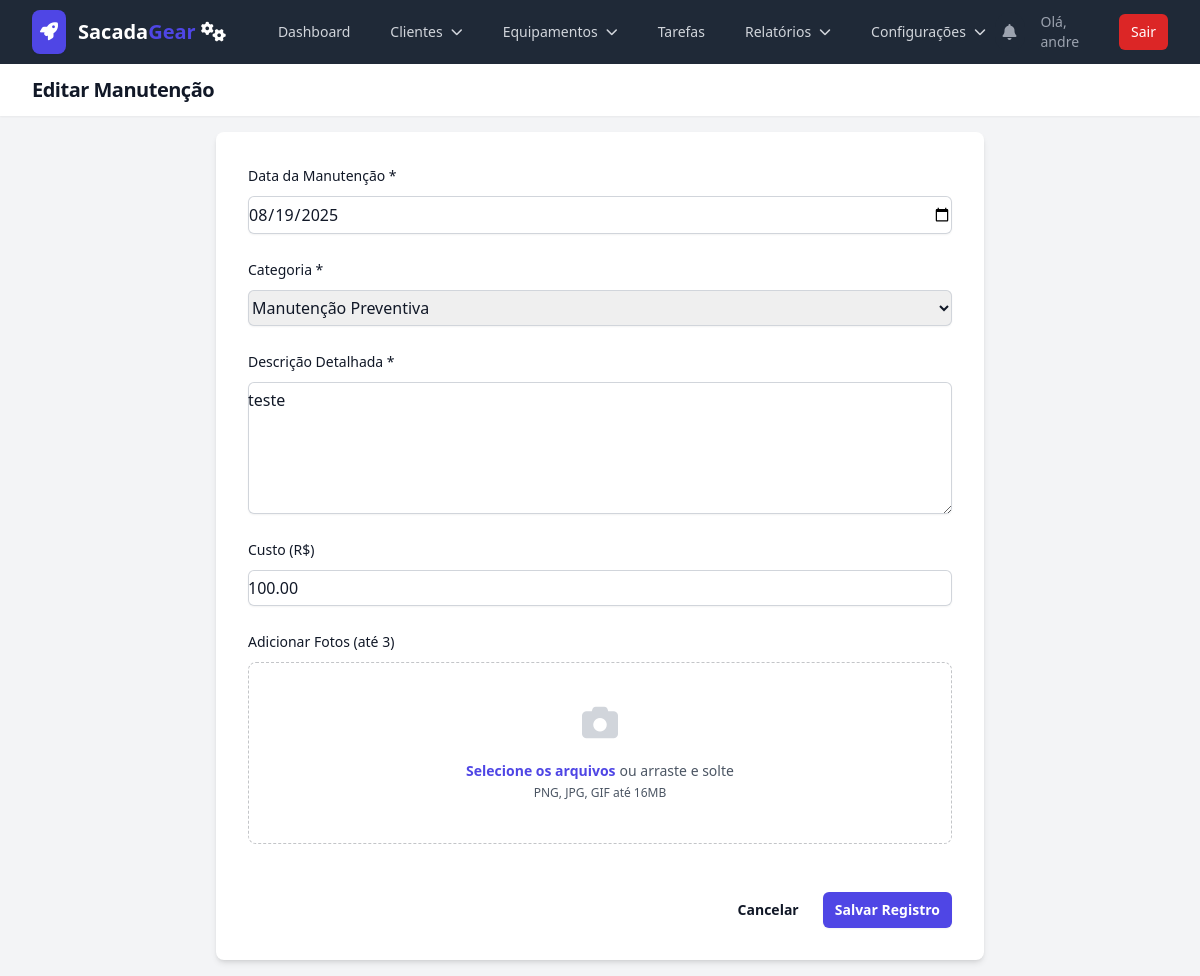
The page /history/edit/3 (signed in) on the database its author committed.
### models.py (models this page shows, shortened)
class User(UserMixin, db.Model):
    id = db.Column(db.Integer, primary_key=True)
    username = db.Column(db.String(80), unique=True, nullable=False)
    password_hash = db.Column(db.String(200), nullable=False)
    role = db.Column(db.String(20), nullable=False, default='technician')
    is_active = db.Column(db.Boolean, default=False, nullable=False)
    equipments = db.relationship('Equipment', backref='operator', lazy=True)
    maintenance_records = db.relationship('MaintenanceHistory', backref='technician', lazy=True)
    created_tasks = db.relationship('Task', back_populates='creator', foreign_keys='Task.creator_id')

class MaintenanceHistory(db.Model):
    id = db.Column(db.Integer, primary_key=True)
    maintenance_date = db.Column(db.Date, nullable=False, default=datetime.utcnow)
    category = db.Column(db.String(50), nullable=False)
    description = db.Column(db.Text, nullable=False)
    equipment_id = db.Column(db.Integer, db.ForeignKey('equipment.id'), nullable=False)
    technician_id = db.Column(db.Integer, db.ForeignKey('user.id'), nullable=False)
    cost = db.Column(db.Numeric(10, 2), nullable=True)
    images = db.relationship('MaintenanceImage', backref='maintenance_record', lazy=True, cascade="all, delete-orphan")

### app.py (the view, shortened to what this page needs)
    @app.route('/history/edit/<int:history_id>', methods=['GET', 'POST'])
    @login_required
    def edit_maintenance(history_id):
        history_record = db.session.get(MaintenanceHistory, history_id)
        if not history_record:
            abort(404)
        if current_user.role != 'admin' and history_record.technician_id != current_user.id:
            abort(403)
        return render_template('maintenance_form.html', title="Editar Manutenção", equipment=history_record.equipment, categories=MAINTENANCE_CATEGORIES, history_record=history_record)

### templates/maintenance_form.html (shortened to what this page needs)
{% extends "base.html" %}
{% block header %}{{ title or 'Registrar Manutenção' }}{% endblock %}
{% block content %}
<div class="bg-white p-6 sm:p-8 rounded-lg shadow-md max-w-3xl mx-auto">
    <form method="POST" enctype="multipart/form-data">
        <div class="space-y-6">
            <div>
                <label for="maintenance_date" class="block text-sm font-medium leading-6 text-gray-900">Data da Manutenção *</label>
                <div class="mt-2">
                    <input type="date" name="maintenance_date" id="maintenance_date" value="{{ (history_record.maintenance_date if history_record else now).strftime('%Y-%m-%d') }}" required class="block w-full rounded-md border-0 py-1.5 text-gray-900 shadow-sm ring-1 ring-inset ring-gray-300">
                </div>
            </div>
            <div>
                <label for="category" class="block text-sm font-medium leading-6 text-gray-900">Categoria *</label>
                <div class="mt-2">
                    <select id="category" name="category" required class="block w-full rounded-md border-0 py-1.5 text-gray-900 shadow-sm ring-1 ring-inset ring-gray-300">
                        {% for cat in categories %}
                        <option value="{{ cat }}" {% if history_record and history_record.category == cat %}selected{% endif %}>{{ cat }}</option>
                        {% endfor %}
                    </select>
                </div>
            </div>
            <div>
                <label for="description" class="block text-sm font-medium leading-6 text-gray-900">Descrição Detalhada *</label>
                <div class="mt-2">
                    <textarea id="description" name="description" rows="5" required class="block w-full rounded-md border-0 py-1.5 text-gray-900 shadow-sm ring-1 ring-inset ring-gray-300" placeholder="Descreva o serviço realizado...">{{ history_record.description if history_record else '' }}</textarea>
                </div>
            </div>
            <div>
                <label for="cost" class="block text-sm font-medium leading-6 text-gray-900">Custo (R$)</label>
                <div class="mt-2">
                    <input type="text" name="cost" id="cost" value="{{ history_record.cost if history_record and history_record.cost is not none else '' }}" class="block w-full rounded-md border-0 py-1.5 text-gray-900 shadow-sm ring-1 ring-inset ring-gray-300" placeholder="Ex: 150.50">
                </div>
            </div>
            <div>
                <label class="block text-sm font-medium leading-6 text-gray-900">Adicionar Fotos (até 3)</label>
                <div class="mt-2 flex justify-center rounded-lg border border-dashed border-gray-900/25 px-6 py-10">
                    <div class="text-center">
                        <i class="fas fa-camera text-4xl text-gray-300"></i>
                        <div class="mt-4 flex text-sm leading-6 text-gray-600">
                            <label for="photos" class="relative cursor-pointer rounded-md bg-white font-semibold text-indigo-600 focus-within:outline-none focus-within:ring-2 focus-within:ring-indigo-600 focus-within:ring-offset-2 hover:text-indigo-500">
                                <span>Selecione os arquivos</span>
                            </label>
                            <p class="pl-1">ou arraste e solte</p>
                        </div>
                        <p class="text-xs leading-5 text-gray-600">PNG, JPG, GIF até 16MB</p>
                    </div>
                </div>
            </div>
        </div>
        <div class="mt-8 flex items-center justify-end gap-x-6">
            <a href="{{ url_for('equipment_history', equipment_id=equipment.id) }}" class="text-sm font-semibold leading-6 text-gray-900">Cancelar</a>
            <button type="submit" class="rounded-md bg-indigo-600 px-3 py-2 text-sm font-semibold text-white shadow-sm hover:bg-indigo-500">Salvar Registro</button>
        </div>
    </form>
</div>
{% endblock %}

### templates/base.html (shortened to what this page needs)
<!DOCTYPE html>
<html lang="pt-br" class="h-full bg-gray-100">
<head>
    <script src="https://cdn.tailwindcss.com"></script>
    <link rel="stylesheet" href="https://rsms.me/inter/inter.css">
    <link rel="stylesheet" href="https://cdnjs.cloudflare.com/ajax/libs/font-awesome/6.5.2/css/all.min.css">
</head>
<body class="h-full">
    <div class="min-h-full">
        <nav class="bg-gray-800" x-data="{ mobileMenuOpen: false }">
            <div class="mx-auto max-w-7xl px-4 sm:px-6 lg:px-8">
                <div class="flex h-16 items-center justify-between">
                    <div class="flex items-center">
                        <div class="flex-shrink-0">
                           <a href="{{ url_for('dashboard') if current_user.is_authenticated else url_for('login') }}" class="flex items-center space-x-3 rtl:space-x-reverse">
                               <div class="bg-primary-600 text-white p-2 rounded-lg shadow-sm"><i class="fas fa-rocket text-lg"></i></div>
                               <span class="text-xl font-bold text-white">Sacada<span class="text-primary-600">Gear</span> <i class="fa-solid fa-gears"></i></span>
                           </a>
                        </div>
                        <div class="hidden md:block">
                            <div class="ml-10 flex items-baseline space-x-4">
                                {% if current_user.is_authenticated %}
                                    <a href="{{ url_for('dashboard') }}" class="{% if request.endpoint == 'dashboard' %}bg-gray-900 text-white{% else %}text-gray-300 hover:bg-gray-700 hover:text-white{% endif %} rounded-md px-3 py-2 text-sm font-medium">Dashboard</a>
                                    {% if current_user.role == 'admin' %}
                                    <div x-data="{ open: false }" class="relative">
                                        <button @click="open = !open" @click.away="open = false" class="{% if request.endpoint in ['client_list', 'new_client', 'edit_client', 'archived_clients'] %}bg-gray-900 text-white{% else %}text-gray-300 hover:bg-gray-700 hover:text-white{% endif %} rounded-md px-3 py-2 text-sm font-medium flex items-center">
                                            <span>Clientes</span><i class="fas fa-chevron-down ml-2 text-xs"></i>
                                        </button>
                                    </div>
                                    <div x-data="{ open: false }" class="relative">
                                        <button @click="open = !open" @click.away="open = false" class="{% if request.endpoint in ['equipment_list', 'new_equipment', 'edit_equipment', 'archived_list'] %}bg-gray-900 text-white{% else %}text-gray-300 hover:bg-gray-700 hover:text-white{% endif %} rounded-md px-3 py-2 text-sm font-medium flex items-center">
                                            <span>Equipamentos</span><i class="fas fa-chevron-down ml-2 text-xs"></i>
                                        </button>
                                    </div>
                                    <a href="{{ url_for('technician_tasks') }}" class="{% if request.endpoint == 'technician_tasks' %}bg-gray-900 text-white{% else %}text-gray-300 hover:bg-gray-700 hover:text-white{% endif %} rounded-md px-3 py-2 text-sm font-medium">Tarefas</a>
                                    <div x-data="{ open: false }" class="relative">
                                        <button @click="open = !open" @click.away="open = false" class="{% if request.endpoint in ['financial_report', 'full_history'] %}bg-gray-900 text-white{% else %}text-gray-300 hover:bg-gray-700 hover:text-white{% endif %} rounded-md px-3 py-2 text-sm font-medium flex items-center">
                                            <span>Relatórios</span><i class="fas fa-chevron-down ml-2 text-xs"></i>
                                        </button>
                                    </div>
                                    <div x-data="{ open: false }" class="relative">
                                        <button @click="open = !open" @click.away="open = false" class="{% if request.endpoint in ['manage_settings', 'user_list'] %}bg-gray-900 text-white{% else %}text-gray-300 hover:bg-gray-700 hover:text-white{% endif %} rounded-md px-3 py-2 text-sm font-medium flex items-center">
                                            <span>Configurações</span><i class="fas fa-chevron-down ml-2 text-xs"></i>
                                        </button>
                                    </div>
                                    {% endif %}
                                {% endif %}
                            </div>
                        </div>
                    </div>
                    <div class="hidden md:block">
                        <div class="ml-4 flex items-center md:ml-6">
                            {% if current_user.is_authenticated %}
                            <div x-data="{ open: false }" class="relative">
                                <button @click="open = !open" class="relative rounded-full bg-gray-800 p-2 text-gray-400 hover:text-white focus:outline-none focus:ring-2 focus:ring-white focus:ring-offset-2 focus:ring-offset-gray-800">
                                    <i class="fas fa-bell"></i>
                                </button>
                            </div>
                            <span class="text-gray-400 text-sm ml-4 mr-4">Olá, {{ current_user.username }}</span>
                            <a href="{{ url_for('logout') }}" class="rounded-md bg-red-600 px-3 py-2 text-sm font-medium text-white hover:bg-red-700">Sair</a>
                            {% else %}
                            <a href="{{ url_for('login') }}" class="text-gray-300 hover:bg-gray-700 hover:text-white rounded-md px-3 py-2 text-sm font-medium">Login</a>
                            <a href="{{ url_for('register') }}" class="ml-4 rounded-md bg-indigo-600 px-3 py-2 text-sm font-medium text-white hover:bg-indigo-700">Cadastrar</a>
                            {% endif %}
                        </div>
                    </div>
                </div>
            </div>
        </nav>
        <header class="bg-white shadow-sm">
            <div class="mx-auto max-w-7xl px-4 py-3 sm:px-6 lg:px-8">
                <h1 class="text-lg sm:text-xl font-bold tracking-tight text-gray-900">{% block header %}{% endblock %}</h1>
            </div>
        </header>
        <main>
            <div class="mx-auto max-w-7xl py-4 px-4 sm:px-6 lg:px-8">
                {% block content %}{% endblock %}
            </div>
        </main>
    </div>
</body>
</html>

### templates/base.html (style rules this page uses)
:root { --cor-primaria: #4f46e5; }
.text-primary-600 { color: var(--cor-primaria); }
.bg-primary-600 { background-color: var(--cor-primaria); }

### rows shown on the page
User: username "andre"
MaintenanceHistory: maintenance_date "08/19/2025", category "Manutenção Preventiva", description "teste", cost "100.00"

### other values the page prints
{{ title or 'Registrar Manutenção' }} "Editar Manutenção"
